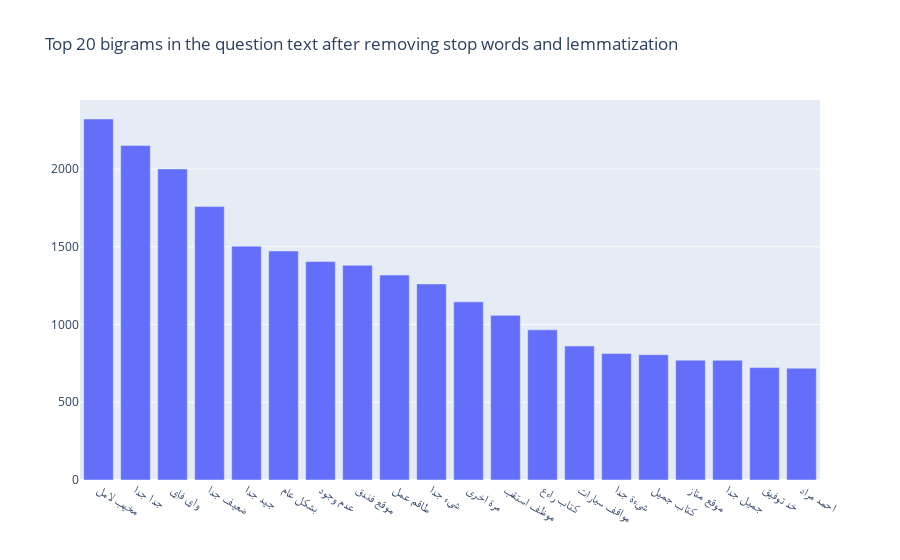

Notebook code for this chart:
### Code cell
common_words = get_top_n_bigram(data['text_clean'], 20)
df3 = pd.DataFrame(common_words, columns = ['bigram' , 'count'])

fig = go.Figure([go.Bar(x=df3['bigram'], y=df3['count'])])
fig.update_layout(title=go.layout.Title(text="Top 20 bigrams in the question text after removing stop words and lemmatization"))
fig.show()

### Figure 1 — Plotly figure (JSON) as saved in the notebook; plotly's stock layout.template omitted (floating-point values rounded to 4 significant figures)
{"data": [{"type": "bar", "x": ["مخيب لامل", "جدا جدا", "واي فاي", "ضعيف جدا", "جيد جدا", "بشكل عام", "عدم وجود", "موقع فندق", "طاقم عمل", "سيء جدا", "مرة اخرى", "موظف استقب", "كتاب راءع", "مواقف سيارات", "سيءة جدا", "كتاب جميل", "موقع متاز", "جميل جدا", "خد توفيق", "احمد مراد"], "y": [2322, 2151, 2001, 1759, 1504, 1473, 1405, 1381, 1318, 1261, 1146, 1059, 966, 862, 814, 806, 771, 770, 723, 719]}], "layout": {"title": {"text": "Top 20 bigrams in the question text after removing stop words and lemmatization"}}}
